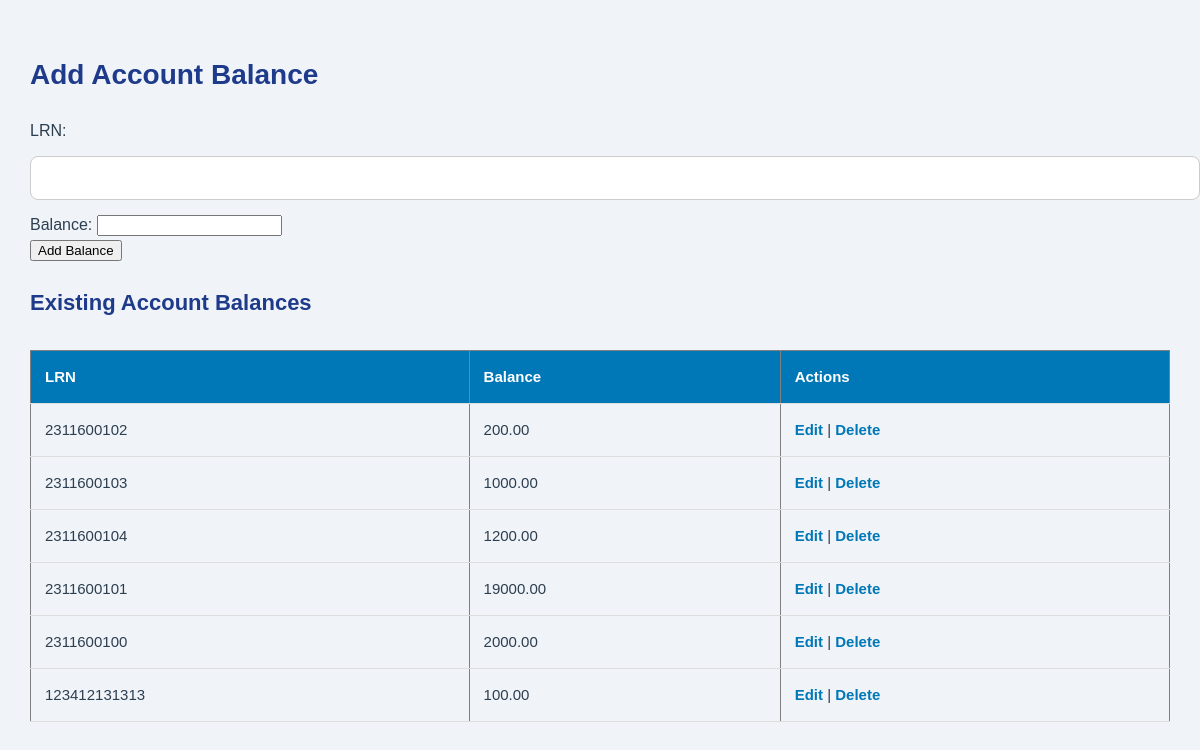
Screenshot of /balance.php with the database file from the repository.
### tables this page shows
CREATE TABLE `account_balance` (
  `id` int(11) NOT NULL,
  `student_id` bigint(50) NOT NULL,
  `balance` varchar(50) NOT NULL
);

### balance.php (the view, shortened to what this page needs)
<?php
include 'db.php';
?>
<!DOCTYPE html>
<html lang="en">
<head>
    <link rel="stylesheet" type="text/css" href="css/admin.css">
</head>
<body>
</body>
</html>
<h2>Add Account Balance</h2>
<form method="POST" action="balance.php">
    LRN: <input type="text" name="student_id" required><br>
    Balance: <input type="number" step="0.01" name="balance" required><br>
    <input type="submit" value="Add Balance">
</form>
<h3>Existing Account Balances</h3>
<table border="1" cellpadding="5">
    <tr><th>LRN</th><th>Balance</th><th>Actions</th></tr>
    <?php
    $result = $conn->query("SELECT * FROM account_balance");
    while ($row = $result->fetch_assoc()) {
        echo "<tr>
            <td>{$row['student_id']}</td>
            <td>{$row['balance']}</td>
            <td>
                <a href='balance.php?edit={$row['student_id']}'>Edit</a> |
                <a href='balance.php?delete={$row['student_id']}' onclick='return confirm(\"Delete this balance?\")'>Delete</a>
            </td>
        </tr>";
    }
    ?>
</table>

### css/admin.css (style rules this page uses)
body { font-family: 'Poppins', sans-serif; background: #f0f4f8; color: #2c3e50; margin: 0; padding: 30px; line-height: 1.6; }
h2, h3 { color: #1e3a8a; margin-bottom: 20px; font-weight: 700; }
h2 { font-size: 28px; }
h3 { font-size: 22px; }
input[type="text"] { width: 100%; padding: 12px 14px; margin: 12px 0; border: 1px solid #ccc; border-radius: 8px; font-size: 16px; background: #fff; }
table { width: 100%; margin-top: 30px; border-collapse: collapse; }
th, td { padding: 14px; text-align: left; border-bottom: 1px solid #ddd; font-size: 15px; }
th { background-color: #0077b6; color: #fff; }
a { color: #0077b6; text-decoration: none; font-weight: 600; }

### rows the page displays
account_balance: student "2311600102", balance "200.00"
account_balance: student "2311600103", balance "1000.00"
account_balance: student "2311600104", balance "1200.00"
account_balance: student "2311600101", balance "19000.00"
account_balance: student "2311600100", balance "2000.00"
account_balance: student "123412131313", balance "100.00"
